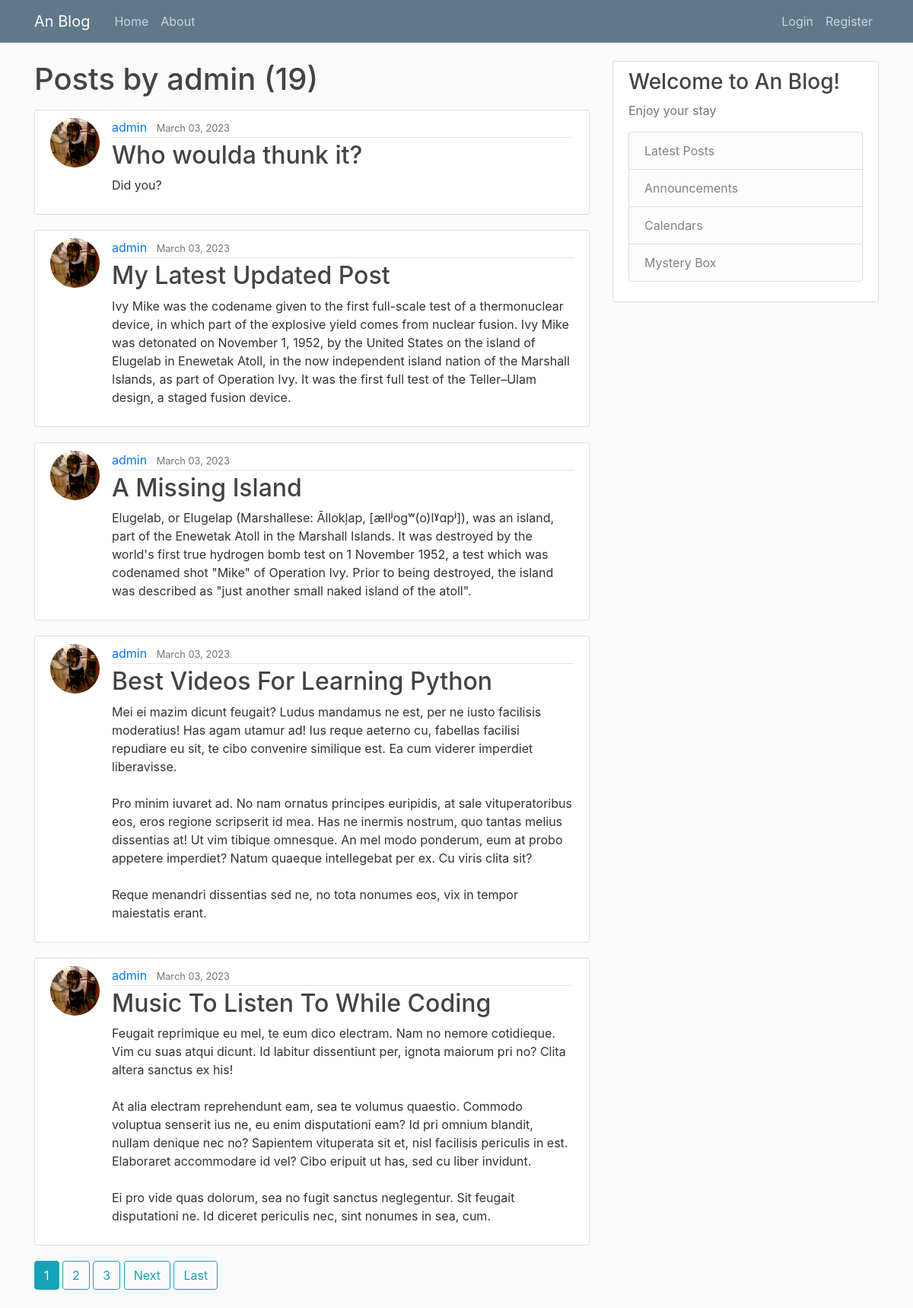
Screenshot of /user/admin with the database file from the repository.
### blog/models.py (models this page shows, shortened)
class Post(models.Model):
    title = models.CharField(max_length=100)
    content = models.TextField()
    date_posted = models.DateTimeField(default=timezone.now)  # auto filled
    author = models.ForeignKey(User, on_delete=models.CASCADE)

### users/models.py (models this page shows, shortened)
class Profile(models.Model):
    user = models.OneToOneField(User, on_delete=models.CASCADE)
    image = models.ImageField(default='default.jpg', upload_to='profile_pics')

### blog/views.py (the view)
# urls.py: path('user/<str:username>', UserPostListView.as_view(), name='user-posts'),
class UserPostListView(ListView):
    model = Post
    template_name = 'blog/user_posts.html'
    context_object_name = 'posts'
    paginate_by = 5
    def get_queryset(self):
        user = get_object_or_404(User, username=self.kwargs.get('username'))
        return Post.objects.filter(author=user).order_by('-date_posted')

### blog/templates/blog/user_posts.html (shortened to what this page needs)
{% extends "blog/base.html" %}
{% block content %}
    <h1 class="mb-3">Posts by {{ view.kwargs.username }} ({{ page_obj.paginator.count }})</h1>
    {% for post in posts %}
        <article class="media content-section">
            <img class="rounded-circle article-img" src="{{ post.author.profile.image.url }}">
            <div class="media-body">
                <div class="article-metadata">
                    <a class="mr-2" href="{% url 'user-posts' post.author.username %}">{{ post.author }}</a>
                    <small class="text-muted">{{ post.date_posted|date:"F d, Y" }}</small>
                </div>
                <h2><a class="article-title" href="{% url 'post-detail' post.id %}">{{ post.title }}</a></h2>
                <p class="article-content">{{ post.content }}</p>
            </div>
        </article>
    {% endfor %}
    {% if is_paginated %}
        {% for num in page_obj.paginator.page_range %}
            {% if page_obj.number == num %}
                <a class="btn btn-info mb-4" href="?page={{ num }}">{{ num }}</a>
            {% elif num > page_obj.number|add:'-3' and num < page_obj.number|add:'3' %}
                <a class="btn btn-outline-info mb-4" href="?page={{ num }}">{{ num }}</a>
            {% endif %}
        {% endfor %}
        {% if page_obj.has_next %}
            <a class="btn btn-outline-info mb-4" href="?page={{ page_obj.next_page_number }}">Next</a>
            <a class="btn btn-outline-info mb-4" href="?page={{ page_obj.paginator.num_pages }}">Last</a>
        {% endif %}
    {% endif %}
{% endblock content %}

### blog/static/blog/main.css (style rules this page uses)
body { background: #fafafa; color: #333333; margin-top: 5rem; }
h1, h2, h3, h4, h5, h6 { color: #444444; }
.content-section { background: #ffffff; padding: 10px 20px; border: 1px solid #dddddd; border-radius: 3px; margin-bottom: 20px; }
.article-title { color: #444444; }
.article-content { white-space: pre-line; }
.article-img { height: 65px; width: 65px; margin-right: 16px; }
.article-metadata { padding-bottom: 1px; margin-bottom: 4px; border-bottom: 1px solid #e3e3e3 }

### rows the page displays
Post: author.profile.image (picture), author "admin", date_posted "March 03, 2023", title "Who woulda thunk it?", content "Did you?"
Post: author.profile.image (picture), author "admin", date_posted "March 03, 2023", title "My Latest Updated Post", content "Ivy Mike was the codename given to the first full-scale test of a thermonuclear device, in which part of the explosive yield comes from nuclear fusion. Ivy Mike was detonated on November 1, 1952, by the United States on the island of Elugelab in Enewetak Atoll, in the now independent island nation of the Marshall Islands, as part of Operation Ivy. It was the first full test of the Teller–Ulam design, a staged fusion device."
Post: author.profile.image (picture), author "admin", date_posted "March 03, 2023", title "A Missing Island", content "Elugelab, or Elugelap (Marshallese: Āllokļap, [ællʲoɡʷ(o)lˠɑpʲ]), was an island, part of the Enewetak Atoll in the Marshall Islands. It was destroyed by the world's first true hydrogen bomb test on 1 November 1952, a test which was codenamed shot \"Mike\" of Operation Ivy. Prior to being destroyed, the island was described as \"just another small naked island of the atoll\"."
Post: author.profile.image (picture), author "admin", date_posted "March 03, 2023", title "Best Videos For Learning Python", content "Mei ei mazim dicunt feugait? Ludus mandamus ne est, per ne iusto facilisis moderatius! Has agam utamur ad! Ius reque aeterno cu, fabellas facilisi repudiare eu sit, te cibo convenire similique est. Ea cum viderer imperdiet liberavisse. Pro minim iuvaret ad. No nam ornatus principes euripidis, at sale vituperatoribus eos, eros regione scripserit id mea. Has ne inermis nostrum, quo tantas melius dissentias at! Ut vim tibique omnesque. An mel modo ponderum, eum at probo appetere imperdiet? Natum quaeque intellegebat per ex. Cu viris clita sit? Reque menandri dissentias sed ne, no tota nonumes eos, vix in tempor maiestatis erant."
Post: author.profile.image (picture), author "admin", date_posted "March 03, 2023", title "Music To Listen To While Coding", content "Feugait reprimique eu mel, te eum dico electram. Nam no nemore cotidieque. Vim cu suas atqui dicunt. Id labitur dissentiunt per, ignota maiorum pri no? Clita altera sanctus ex his! At alia electram reprehendunt eam, sea te volumus quaestio. Commodo voluptua senserit ius ne, eu enim disputationi eam? Id pri omnium blandit, nullam denique nec no? Sapientem vituperata sit et, nisl facilisis periculis in est. Elaboraret accommodare id vel? Cibo eripuit ut has, sed cu liber invidunt. Ei pro vide quas dolorum, sea no fugit sanctus neglegentur. Sit feugait disputationi ne. Id diceret periculis nec, sint nonumes in sea, cum."

### other values shown
{{ view.kwargs.username }} "admin"
{{ page_obj.paginator.count }} "19"
{{ num }} "1"
{{ num }} "2" "3"
